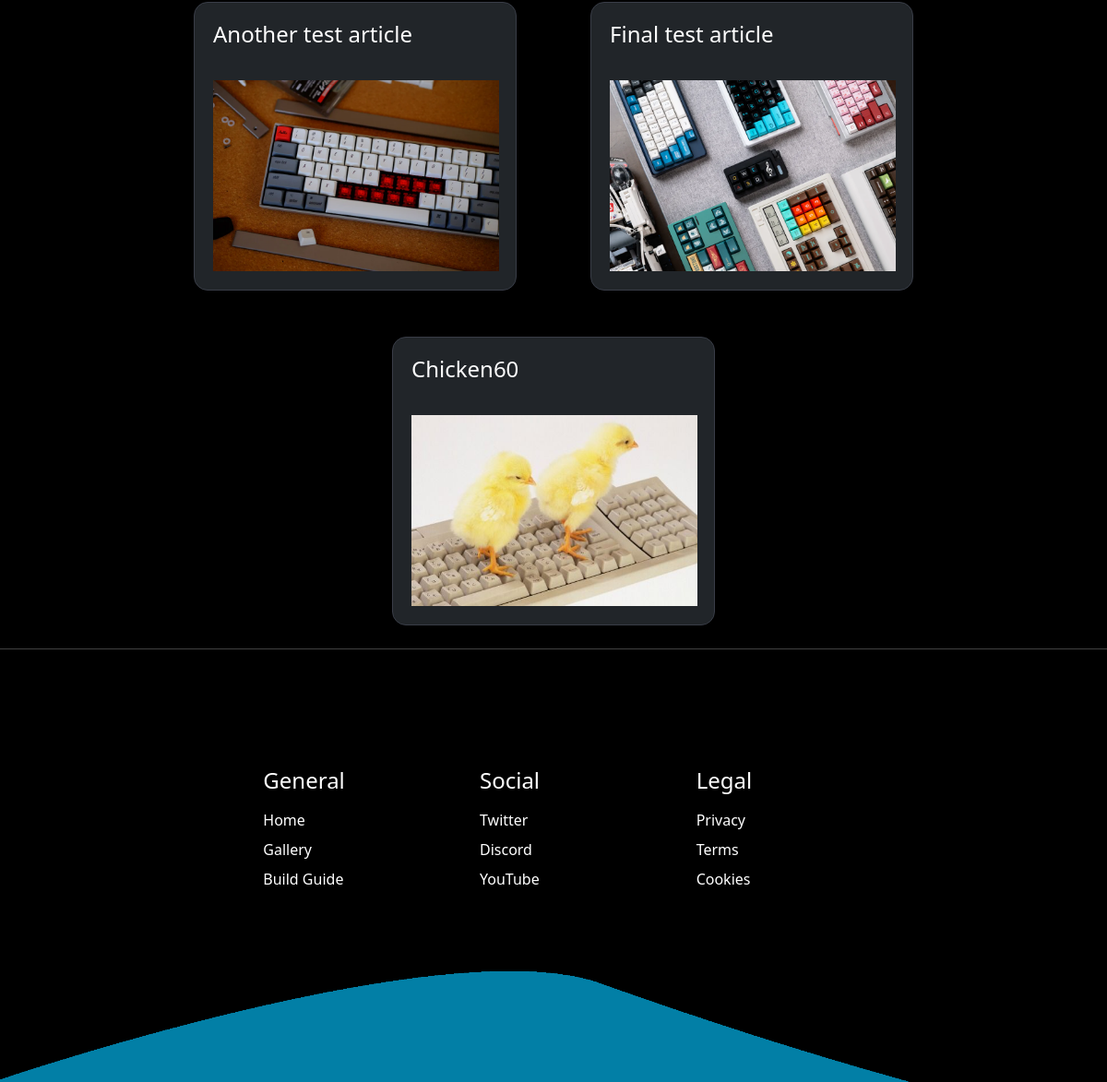
Before: / (lower part) with the older database file.
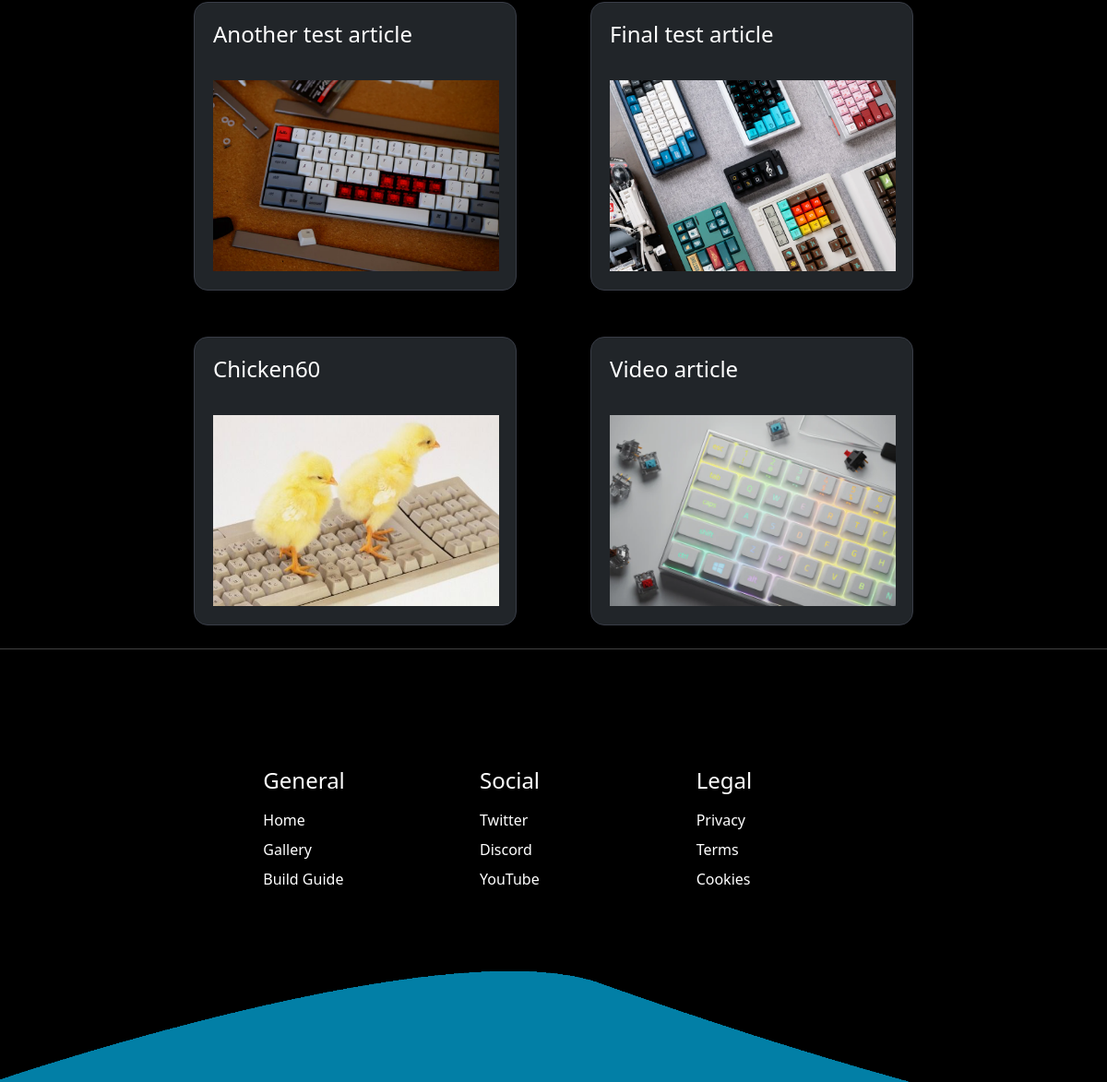
After: the same page with the newer database file.
### tables this page shows
CREATE TABLE ARTICLES (title VARCHAR(255) NOT NULL, author VARCHAR(255) NOT NULL, published VARCHAR(255) NOT NULL, article TEXT NOT NULL, imgname VARCHAR(255) NOT NULL);

### app.py (the view)
@app.route('/')
def home():
    written = request.args.get('written', default=0, type=int)
    conn = sqlite3.connect('articles.db')
    cur = conn.cursor()
    cur.execute("SELECT * FROM ARTICLES")
    articles = cur.fetchall()
    conn.close()
    if written:
        return render_template('blog.html', articles=articles, written=1)
    else:
        return render_template('blog.html', articles=articles, written=0)

### templates/blog.html (shortened to what this page needs)
{% extends "base.html" %}
{% block content %}
<div class="articles">
    {% for arti in articles %}
        <button data-aos="fade-up" data-aos-delay="50" class="article bg-dark" data-bs-toggle="modal" data-bs-target={{ '#' + arti[4] | replace('.', '') | replace('_', '')}}>
            <p class="h4 text-white">{{ arti[0] }}</p>
            <img src="{{ url_for('static', filename='blogs' + '/' + arti[4]) }}" width="310px" height="207px" style="object-fit: cover;">
        </button>
    {% endfor %}
</div>
{% endblock %}

### templates/base.html (shortened to what this page needs)
<!DOCTYPE html>
<html>
<head>
    <link rel="stylesheet" href="{{ url_for('static', filename='node_modules/bootstrap/dist/css/bootstrap.min.css')}}">
    <link rel="stylesheet" href="{{ url_for('static', filename='node_modules/aos/dist/aos.css')}}"/>
    <link rel="stylesheet" href="{{ url_for('static', filename='style.css') }}">
</head>
<body {% block pan %}{% endblock %}>
    {% block content %}{% endblock %}
    <footer id="footer">
        <div id="footer-content">
            <div class="footer-section">
                <h3 class="footer-section-title">General</h3>
                <div class="footer-section-links">
                    <a href="{{ url_for('home') }}">Home</a>
                    <a href="{{ url_for('gallery') }}">Gallery</a>
                    <a href="{{ url_for('guide') }}">Build Guide</a>
                </div>
            </div>
            <div class="footer-section">
                <h3 class="footer-section-title">Social</h3>
                <div class="footer-section-links">
                    <a href="https://www.youtube.com/channel/UCdJ-WyCkyL7iGOEmnKgqkwQ" target="_blank">Twitter</a>
                    <a href="https://www.youtube.com/channel/UCdJ-WyCkyL7iGOEmnKgqkwQ" target="_blank">Discord</a>
                    <a href="https://www.youtube.com/channel/UCdJ-WyCkyL7iGOEmnKgqkwQ" target="_blank">YouTube</a>
                </div>
            </div>
            <div class="footer-section">
                <h3 class="footer-section-title">Legal</h3>
                <div class="footer-section-links">
                    <a href="{{ url_for('legal') }}">Privacy</a>
                    <a href="{{ url_for('legal') }}">Terms</a>
                    <a href="{{ url_for('legal') }}">Cookies</a>
                </div>
            </div>
        </div>
        <div class="waves">
            <div class="wave"></div>
            <div class="wave"></div>
        </div>
    </footer>
</body>
</html>

### static/style.css (style rules this page uses)
body { background-color: black; margin: 0; overflow-x: hidden; }
.articles { display: flex; flex-wrap: wrap; justify-content: center; }
.article { min-width: 350px; max-width: 350px; margin-left: 40px; margin-right: 40px; margin-top: 25px; margin-bottom: 25px; padding: 20px; border-radius: 15px; border: 1px solid #393D47; text-align: left; }
.article p { display: -webkit-box; -webkit-line-clamp: 3; -webkit-box-orient: vertical; overflow: hidden; max-width: 2000px; text-overflow: ellipsis; height:56px; }
.waves { position: relative; height: 10vh; z-index: 0; }
.wave { position: absolute; bottom: 0; height: 120px; width: 100%; background: url('/static/wave.png') repeat-x; background-size: 250rem 30rem; animation: animate 15s linear infinite; z-index: 0; }
.wave:nth-child(3) { opacity: 0.7; animation-delay: 1.5s; }
.wave:nth-child(4) { opacity: 0.5; animation-delay: 1.9s; animation-direction: reverse; }
#footer h3, a { font-weight: 400; margin: 0px; z-index: 999; }
#footer { border-top: 1px solid rgba(255, 255, 255, 0.25); bottom: 0px; width: 100%; }
#footer-content { padding: 8rem 16rem; display: flex; justify-content: space-around; gap: 1rem; }
.footer-section { display: flex; flex-direction: column; gap: 1rem; }
.footer-section-title { color: white; font-size: 1.5rem; }
.footer-section-links { display: flex; flex-direction: column; gap: 0.5rem; width: 160px; }
.footer-section-links > a { color: white; text-decoration: none; }

Changed rows visible on the page:
added ARTICLES: title "Video article", imgname (picture)
